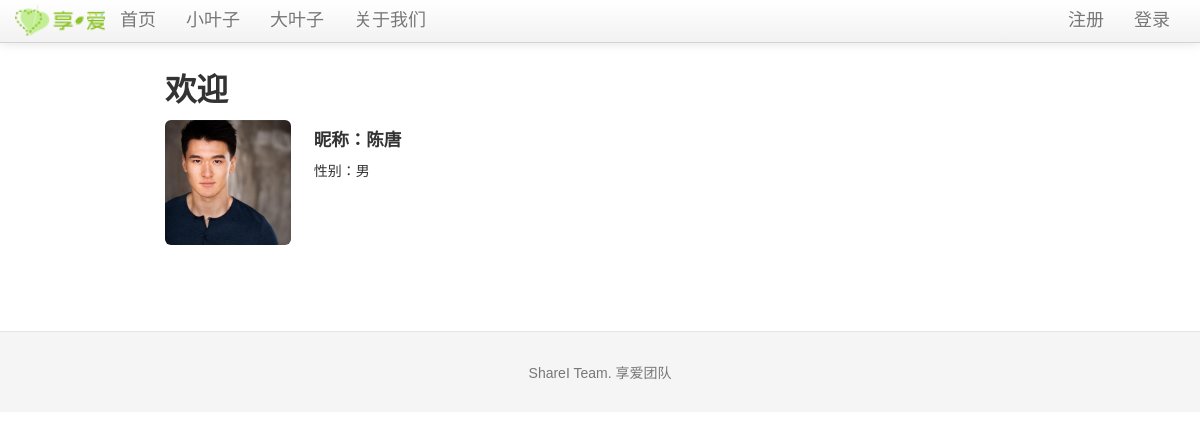
Screenshot of /bigleaf/2 with the database file from the repository.
### tables this page shows
CREATE TABLE bleaf (avatar TEXT, bleaf_id integer PRIMARY KEY, email text, uname text, sex text, ulevel integer, password text, rrurl text, sinawburl text, qqwburl text, createtime TIMESTAMP);

### sharei.py (the view)
@app.route('/bigleaf/<bleaf_id>')
def show_bigleaf(bleaf_id):
    bigleaf = query_db('select * from bleaf where bleaf.bleaf_id = ?', [bleaf_id], one=True)
    if bigleaf is None:
        error = 'Invalid big leaf id'
        return render_template('home.html', error=error)
    blogs = query_db('select * from blog where blog.bleaf_id = ?', [bleaf_id])
    return render_template('bigleaf_timeline.html', bigleaf=bigleaf)

### sharei.py (called while the page is built)
def get_db():
    top = _app_ctx_stack.top
    if not hasattr(top, 'sqlite_db'):
        top.sqlite_db = sqlite3.connect(app.config['DATABASE'])
        top.sqlite_db.row_factory = sqlite3.Row
    return top.sqlite_db

@app.teardown_appcontext
def close_database(exception):
    top = _app_ctx_stack.top
    if hasattr(top, 'sqlite_db'):
        top.sqlite_db.close()

def query_db(query, args=(), one=False):
    cur = get_db().execute(query, args)
    rv = cur.fetchall()
    return (rv[0] if rv else None) if one else rv

@app.before_request
def before_request():
    g.bleaf = None
    if 'bleaf_id' in session:
        g.bleaf = query_db('select * from bleaf where bleaf_id = ?', [session['bleaf_id']], one=True)

### templates/bigleaf_timeline.html (shortened to what this page needs)
{% extends "layout.html" %}
{% block body %}
  <h2>欢迎</h2>
  <div class="row-fluid">
    <div class="span2">
        <img src={{ bigleaf.avatar }} class="img-rounded">
    </div>
    <div class="span6" style="text-align : left;background-color:#FFFFFF; padding-left:20">
      <h4>昵称：{{bigleaf.uname}}</h4>
      <p>性别：{{bigleaf.sex}}<br>
    </div>
  </div><br>
{% endblock %}

### static/css/docs.css (style rules this page uses)
body { position: relative; padding-top: 40px; }

### templates/layout.html (style rules this page uses)
body { padding-top: 60px; font: 14px "微软雅黑", Verdana, Arial, Sans-serif; }

### rows the page displays
bleaf: avatar (picture), uname "陈唐", sex "男"
